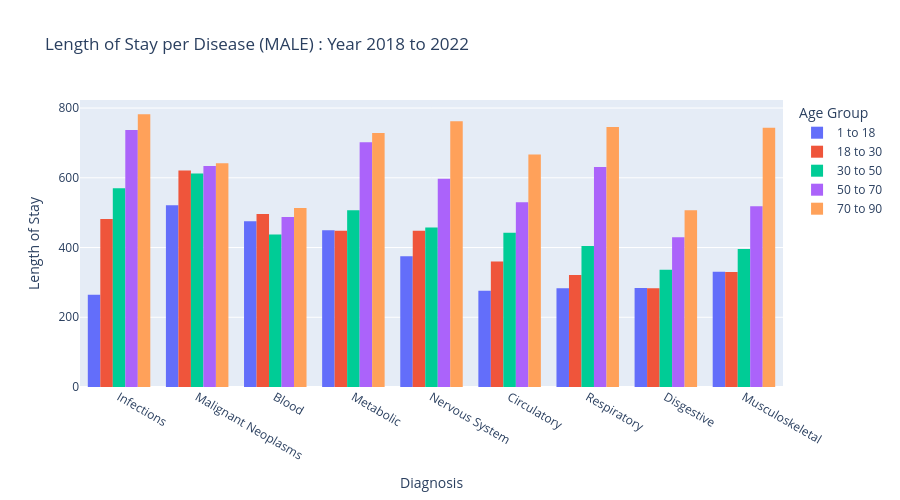

Notebook code cell kept with this figure:
### Markdown cell above
## Male - Year 2018 to 2022

### Code cell
df_male_melted = pd.melt(df_male, id_vars=['Diagnosis'], value_vars=[ '1 to 18', '18 to 30' ,'30 to 50','50 to 70','70 to 90'], 
                     var_name='Age Group', value_name='Count')


fig = px.histogram(df_male_melted, x='Diagnosis', y='Count', color='Age Group', 
                   title="Length of Stay per Disease (MALE) : Year 2018 to 2022", height=500, barmode='group')

fig.update_xaxes(title_text='Diagnosis')
fig.update_yaxes(title_text='Length of Stay')

fig.show()

### Figure 1 — Plotly figure (JSON) as saved in the notebook; plotly's stock layout.template omitted (floating-point values rounded to 4 significant figures; data arrays with more than 128 entries replaced by an {"elided": "..."} marker saying what was removed)
{"data": [{"alignmentgroup": "True", "bingroup": "x", "histfunc": "sum", "hovertemplate": "Age Group=1 to 18<br>Diagnosis=%{x}<br>sum of Count=%{y}<extra></extra>", "legendgroup": "1 to 18", "marker": {"color": "#636efa", "pattern": {"shape": ""}}, "name": "1 to 18", "offsetgroup": "1 to 18", "orientation": "v", "showlegend": true, "type": "histogram", "x": {"elided": "720 str values"}, "xaxis": "x", "y": {"elided": "720 float values"}, "yaxis": "y"}, {"alignmentgroup": "True", "bingroup": "x", "histfunc": "sum", "hovertemplate": "Age Group=18 to 30<br>Diagnosis=%{x}<br>sum of Count=%{y}<extra></extra>", "legendgroup": "18 to 30", "marker": {"color": "#EF553B", "pattern": {"shape": ""}}, "name": "18 to 30", "offsetgroup": "18 to 30", "orientation": "v", "showlegend": true, "type": "histogram", "x": {"elided": "720 str values"}, "xaxis": "x", "y": {"elided": "720 float values"}, "yaxis": "y"}, {"alignmentgroup": "True", "bingroup": "x", "histfunc": "sum", "hovertemplate": "Age Group=30 to 50<br>Diagnosis=%{x}<br>sum of Count=%{y}<extra></extra>", "legendgroup": "30 to 50", "marker": {"color": "#00cc96", "pattern": {"shape": ""}}, "name": "30 to 50", "offsetgroup": "30 to 50", "orientation": "v", "showlegend": true, "type": "histogram", "x": {"elided": "720 str values"}, "xaxis": "x", "y": {"elided": "720 float values"}, "yaxis": "y"}, {"alignmentgroup": "True", "bingroup": "x", "histfunc": "sum", "hovertemplate": "Age Group=50 to 70<br>Diagnosis=%{x}<br>sum of Count=%{y}<extra></extra>", "legendgroup": "50 to 70", "marker": {"color": "#ab63fa", "pattern": {"shape": ""}}, "name": "50 to 70", "offsetgroup": "50 to 70", "orientation": "v", "showlegend": true, "type": "histogram", "x": {"elided": "720 str values"}, "xaxis": "x", "y": {"elided": "720 float values"}, "yaxis": "y"}, {"alignmentgroup": "True", "bingroup": "x", "histfunc": "sum", "hovertemplate": "Age Group=70 to 90<br>Diagnosis=%{x}<br>sum of Count=%{y}<extra></extra>", "legendgroup": "70 to 90", "marker": {"color": "#FFA15A", "pattern": {"shape": ""}}, "name": "70 to 90", "offsetgroup": "70 to 90", "orientation": "v", "showlegend": true, "type": "histogram", "x": {"elided": "720 str values"}, "xaxis": "x", "y": {"elided": "720 float values"}, "yaxis": "y"}], "layout": {"barmode": "group", "height": 500, "legend": {"title": {"text": "Age Group"}, "tracegroupgap": 0}, "title": {"text": "Length of Stay per Disease (MALE) : Year 2018 to 2022"}, "xaxis": {"anchor": "y", "domain": [0, 1], "title": {"text": "Diagnosis"}}, "yaxis": {"anchor": "x", "domain": [0, 1], "title": {"text": "Length of Stay"}}}}
